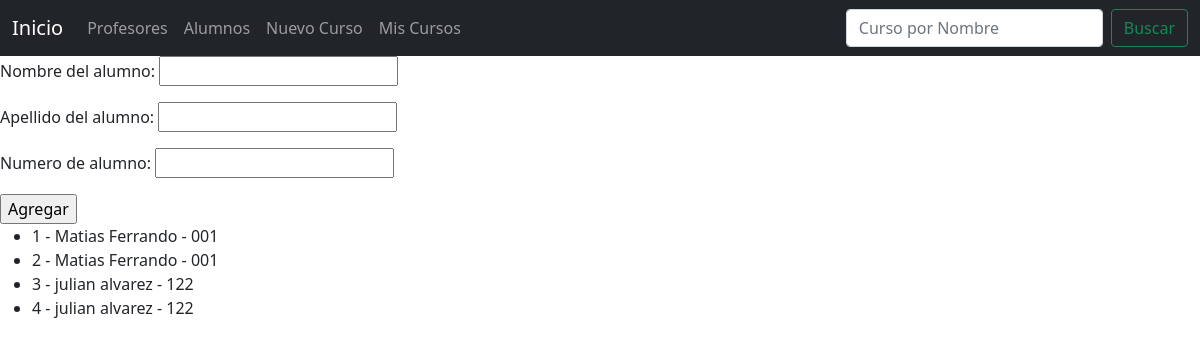
Screenshot of /alumnos/ with the database file from the repository.
### Aplicacion/models.py (models this page shows, shortened)
class Alumno(models.Model):
    nombre_del_alumno = models.CharField(max_length=20)
    apellido_del_alumno = models.CharField(max_length=20)
    numero_de_alumno = models.CharField(max_length=4)

### Aplicacion/views.py (the view)
# urls.py: path("alumnos/", mostrar_alumnos, name="alumnos"),
def mostrar_alumnos(request):
    context = {
        "form": AlumnoForm(),
        "alumnos": Alumno.objects.all(),
    }
    return render(request, "Aplicacion/alumnos.html", context)

### Aplicacion/forms.py
class AlumnoForm(forms.ModelForm):
    class Meta:
        model = Alumno
        fields = '__all__'

### Aplicacion/templates/Aplicacion/alumnos.html (shortened to what this page needs)
{% extends "Aplicacion/base.html" %}
{% load static %}
{% block main %}
<h1>Administracion de Alumnos: </h1>
<form action="{% url 'agregar-alumno' %}" method="post">
    {{form.as_p}}
    <input type="submit" value="Agregar">
</form>
<ul>
    {% for alumno in alumnos %}
    <li>{{ alumno.id }} - {{alumno.nombre_del_alumno }} {{alumno.apellido_del_alumno }} - {{alumno.numero_de_alumno }}</li>
  {% endfor %}
</ul>
{% endblock %}

### rows the page displays
Alumno: id "1", nombre_del_alumno "Matias", apellido_del_alumno "Ferrando", numero_de_alumno "001"
Alumno: id "2", nombre_del_alumno "Matias", apellido_del_alumno "Ferrando", numero_de_alumno "001"
Alumno: id "3", nombre_del_alumno "julian", apellido_del_alumno "alvarez", numero_de_alumno "122"
Alumno: id "4", nombre_del_alumno "julian", apellido_del_alumno "alvarez", numero_de_alumno "122"
